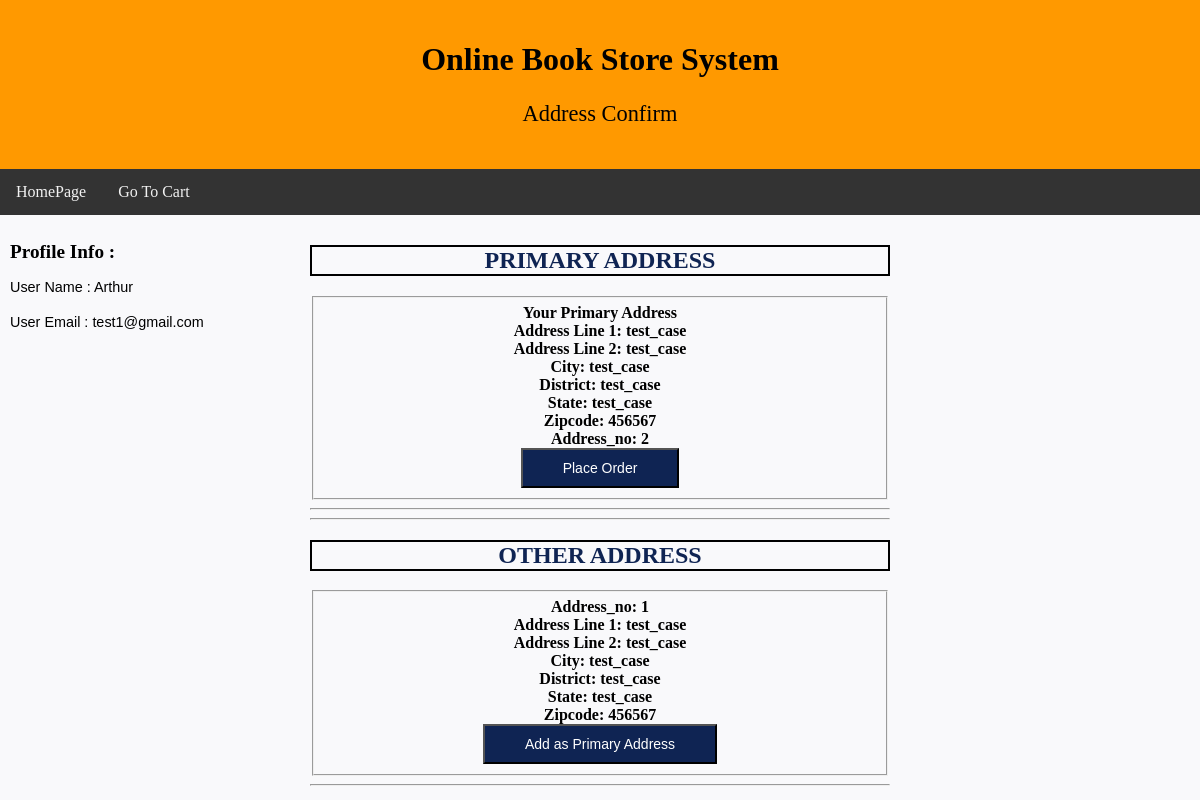
The page /users/confirmAddress (signed in) on the database its author committed.
### newApp/models.py (models this page shows)
class Customer(models.Model):
    user_id         = models.CharField(max_length = 50, primary_key = True)
    email           = models.EmailField()
    password        = models.CharField(max_length = 50)
    first_name      = models.CharField(max_length = 50)
    middle_name     = models.CharField(max_length = 50, null = True)
    last_name       = models.CharField(max_length = 50)
    phone_no        = models.CharField(max_length = 50)
    no_of_addr      = models.IntegerField(default = 1)
    class Meta:
        db_table = "Customer"

class Customer_address(models.Model):
    user_id         = models.ForeignKey(Customer, on_delete= models.CASCADE)
    address_id      = models.AutoField(primary_key = True)
    address_no      = models.IntegerField()
    is_current      = models.BooleanField(default = False)
    address_line1   = models.CharField(max_length = 100)
    address_line2   = models.CharField(max_length = 100)
    city            = models.CharField(max_length = 50)
    district        = models.CharField(max_length = 50)
    state           = models.CharField(max_length = 50)
    zip_code        = models.CharField(max_length = 6)
    class Meta:
        db_table = "Customer_address"

### newApp/views.py (the view)
# urls.py: path('users/confirmAddress', views.confirmAddress, name = 'confirmAddress'),
def confirmAddress(request):
    if userSessionCheck(request) == True:
        userid = request.session['user_id']
        user_row    = fetchUserRow(userid)                                          #1. Store details from the session
        username    = user_row[3]                                                   #Store ID
        useremail   = user_row[1]
        user_id = request.session['user_id']
        addresses= Customer_address.objects.filter(user_id = user_id)
        primary_address = ''
        other_address = []
        for address in addresses:
            if(address.is_current):
                primary_address = address
            else:
                other_address.append(address)
        return render(request, 'users/confirmAddress.html',  {'username': username, 'useremail': useremail, 'primary_address': primary_address,'other_address': other_address})
    else:
        messages.error(request, "Not Logged In")
        return redirect('login')

### newApp/views.py (called while the page is built)
def userSessionCheck(request):
    if request.session.has_key('user_id'):
        userid = request.session['user_id']
        cursor = connection.cursor()
        query = '''SELECT *
                   FROM Customer
                   WHERE user_id=%s'''
        cursor.execute(query, [userid])
        q_result = cursor.fetchall()
        userCount = len(q_result)
        if userCount == 1:
            return True
        else:
            return False
    else:
        return False

def fetchUserRow(userid):
    cursor = connection.cursor()
    query = '''SELECT user_id, email, password, first_name, middle_name, last_name, phone_no, no_of_addr
               FROM Customer
               WHERE user_id=%s'''
    cursor.execute(query, [userid])
    q_result = cursor.fetchone()
    return q_result

### newApp/templates/users/confirmAddress.html (shortened to what this page needs)
<!DOCTYPE html>
<html lang="en">
<head>
</head>
<body>
<div class="header">
  <h1>Online Book Store System</h1>
  <p style="font-family:times new roman;font-size:140%";>Address Confirm</p>
</div>
<div class="topnav">
 <a href="/user/profile">HomePage</a>
<a href="/users/userCart">Go To Cart</a>
</div>
<div class="row">
  <div class="column side">
    <h2 style="font-family:times new roman;font-size:120%";>Profile Info :</h2>
    <p style="font-family:arial;font-size:90%;line-height:1.2";>
     User Name  : {{username}}<br><br>
     User Email : {{useremail}}<br><br>
    </p>
</div>
<div class="column middle">
  <h2 style="color:#0f2453;border:2px solid black";>PRIMARY ADDRESS</h2>
  <link href="https://maxcdn.bootstrapcdn.com/font-awesome/4.3.0/css/font-awesome.min.css" rel="stylesheet">
  <div>
      <div>
          <section class="module">
              <div class="module-inner">
                  <div class="content-panel">
                          <fieldset class="fieldset">
                          {% if primary_address %}
                              <strong align = 'center'>Your Primary Address</strong><br>
                                  <b align = 'center'>Address Line 1:  {{primary_address.address_line1}}</b><br>
                                  <b align = 'center'>Address Line 2:  {{primary_address.address_line2}}</b><br>
                                  <b align = 'center'>City: {{primary_address.city}}</b><br>
                                  <b align = 'center'>District: {{primary_address.district}}</b><br>
                                  <b align = 'center'>State: {{primary_address.state}}</b><br>
                                  <b align = 'center'>Zipcode: {{primary_address.zip_code}}</b><br>
                                  <b align = 'center'>Address_no: {{primary_address.address_no}}</b><br>
                            <form method = "GET" action="{% url 'userPlaceOrder' primary_address.address_no %}">{% csrf_token %}
                            <button class="button" type="submit">Place Order</button>
                            </form>
                          {% else %}
                          <h4>You have No Primary Address</h4>
                          {% endif %}
                          </fieldset>
                          <hr>
                          <hr>
                          <h2 style="color:#0f2453;border:2px solid black";>OTHER ADDRESS</h2>
                          {% if other_address %}
                            {% for address in other_address %}
                            <fieldset class="fieldset">
                            <strong align = 'center'>Address_no: {{address.address_no}}</strong><br>
                                  <b align = 'center'>Address Line 1:  {{address.address_line1}}</b><br>
                                  <b align = 'center'>Address Line 2:  {{address.address_line2}}</b><br>
                                  <b align = 'center'>City: {{address.city}}</b><br>
                                  <b align = 'center'>District: {{address.district}}</b><br>
                                  <b align = 'center'>State: {{address.state}}</b><br>
                                  <b align = 'center'>Zipcode: {{address.zip_code}}</b><br>
                          <form  method= "GET" action="{% url 'userAddAsPrimaryAddress' address.address_id %}">{% csrf_token %}
                          <button class="button" type="submit">Add as Primary Address</button>
                          </form>
                          </fieldset>
                          {% endfor %}
                        {% else %}
                        <h5>No Other Adresses</h5>
                        {% endif %}
                          <hr>
                  </div>
              </div>
          </section>
      </div>
  </div>
</div>
<div class="column side">
  </div>
</div>
</body>
</html>

### newApp/templates/users/confirmAddress.html (style rules this page uses)
* { box-sizing: border-box; }
body { margin: 0; }
.header { background-color: #ff9900; padding: 20px; text-align: center; }
.topnav { overflow: hidden; background-color: #333; }
.topnav a { float: left; display: block; color: #f2f2f2; text-align: center; padding: 14px 16px; text-decoration: none; }
.column { float: left; padding: 10px; }
.column.side { width: 25%; }
.column.middle { width: 50%; text-align: center; }
.row:after { content: ""; display: table; clear: both; }
.button { background-color: #0f2453; border: ; color: white; padding: 10px 40px; text-align: center; font-size: 14px; cursor: pointer; }
body { background:#f9f9fb; }

### rows shown on the page
Customer: email "test1@gmail.com"
Customer_address: address_line1 "test_case", address_line2 "test_case", city "test_case", district "test_case", state "test_case", zip_code "456567", address_no "2"
Customer_address: address_no "1", address_line1 "test_case", address_line2 "test_case", city "test_case", district "test_case", state "test_case", zip_code "456567"

### other values the page prints
{{ username }} "Arthur"
